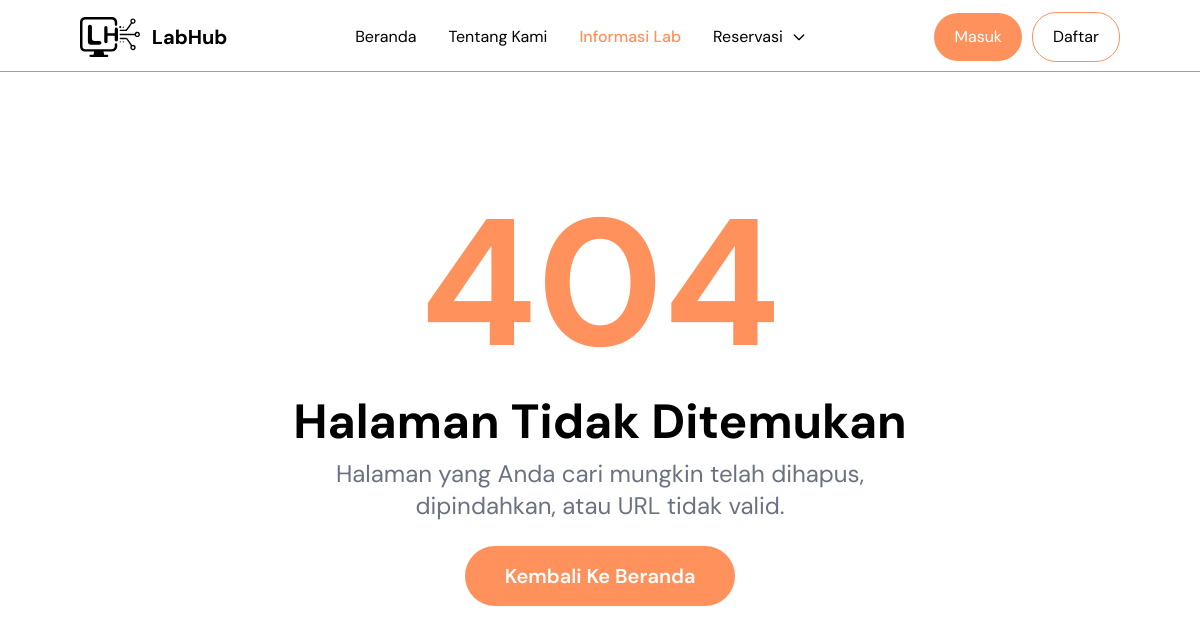
The page /index.php?page=detail_lab&lab=lab-insyide on the database as committed earlier.
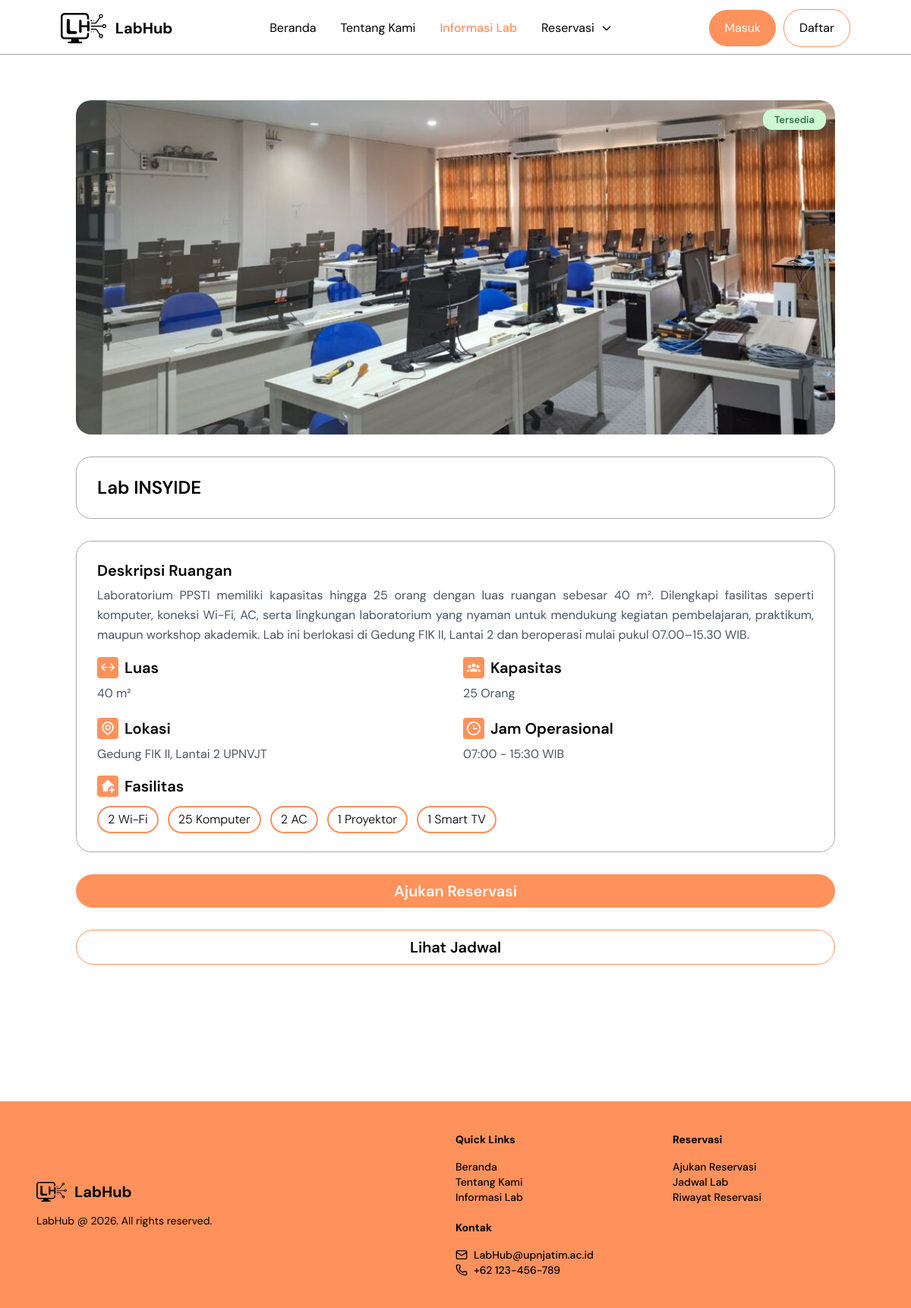
The same page on the database as committed later.
### tables this page shows
CREATE TABLE `labs` (
  `id` int NOT NULL,
  `nama_lab` varchar(100) NOT NULL,
  `kode_lab` varchar(10) NOT NULL,
  `kategori` varchar(100) DEFAULT NULL,
  `lokasi` varchar(100) DEFAULT NULL,
  `luas` int DEFAULT NULL,
  `kapasitas` int DEFAULT '0',
  `fasilitas` text,
  `deskripsi` text,
  `gambar` varchar(255) DEFAULT NULL,
  `jam_buka` time NOT NULL,
  `jam_tutup` time NOT NULL,
  `status` enum('Tersedia','Perbaikan','Non-aktif') DEFAULT 'Tersedia',
  `created_at` timestamp NULL DEFAULT CURRENT_TIMESTAMP,
  `slug` varchar(255) DEFAULT NULL
);

### pages/detail_lab.php (the view, shortened to what the changed rows need)
<?php
include __DIR__ . "/../config/config.php";
$slug =
    $_GET['lab'] ?? '';
$stmt = mysqli_prepare(
    $conn,
    "SELECT *
    FROM labs
    WHERE slug = ?"
);
mysqli_stmt_bind_param(
    $stmt,
    "s",
    $slug
);
mysqli_stmt_execute($stmt);
$result =
    mysqli_stmt_get_result(
        $stmt
    );
$lab =
    mysqli_fetch_assoc(
        $result
    );
if (!$lab) {
    include __DIR__ .
        "/404.php";
    exit;
}
$fasilitas =
    explode(
        ",",
        $lab['fasilitas']
    );
?>
<section class="
        py-15
        mt-18
        px-5 sm:px-15 md:px-25
    ">
    <div class="flex flex-col gap-5 md:gap-7.25">
        <div class="relative">
            <img src="<?= $lab['gambar']; ?>" alt="<?= $lab['nama_lab']; ?>" class="
                    w-full
                    md:h-110
                    h-50
                    object-cover
                    rounded-[20px]
                ">
            <span class="
absolute top-3 right-3 px-3.75 py-1.25 font-semibold text-xs md:text-[13px] rounded-xl text-center
                        <?=
                            $lab['status'] == 'Tersedia'
                            ?
                            'bg-[#CFF7D3] text-[#307445]'
                            :
                            (
                                $lab['status'] == 'Perbaikan'
                                ?
                                'bg-[#FFF1C2] text-[#BF6A02]'
                                :
                                'bg-[#FDD3D0] text-[#EE3835]'
                            )
                            ?>
                    ">
                <?= $lab['status']; ?>
            </span>
        </div>
        <div class="
                    flex flex-col
                    border
                    border-[#AAAAAA]
                    rounded-[20px]
                    px-4
                    md:px-6.75
                    py-3.75
                    md:py-6
                ">
            <h1 class=" text-xl
                        md:text-2xl
                        font-semibold
                    ">
                <?= $lab['nama_lab']; ?>
            </h1>
        </div>
        <div class="md:border
                    md:border-[#AAAAAA]
                    rounded-[20px]
                    px-4
                    md:px-6.75
                    py-6
                    gap-4
                    flex flex-col
                    ">
            <div class="
                    flex flex-col
                    gap-1.5
                ">
                <h2 class="
                md:text-xl
                text-lg
                        font-semibold
                    ">
                    Deskripsi Ruangan
                </h2>
                <p class="
                        text-base
                        text-gray-600
                        leading-relaxed
                        text-justify
                    ">
                    <?= $lab['deskripsi']; ?>
                </p>
            </div>
            <div class="
                    grid
                    grid-cols-1
                    md:grid-cols-2
                    gap-5
                ">
                <div>
                    <div class="flex flex-row gap-2 items-center">
                        <h3 class="
                            font-semibold
                            text-xl
                        ">
                            Luas
                        </h3>
                    </div>
                    <p class="
                            text-gray-600
                            mt-2
                        ">
                        <?= $lab['luas']; ?> m²
                    </p>
                </div>
                <div>
                    <div class="flex flex-row gap-2 items-center">
                        <h3 class="
                            font-semibold
                            text-xl
                        ">
                            Kapasitas
                        </h3>
                    </div>
                    <p class="
                            text-gray-600 mt-2
                        ">
                        <?= $lab['kapasitas']; ?> Orang
                    </p>
                </div>
                <div>
                    <div class="flex flex-row gap-2 items-center">
                        <h3 class="
                            font-semibold
                            text-xl
                        ">
                            Lokasi
                        </h3>
                    </div>
                    <p class="
                            text-gray-600 mt-2
                        ">
                        <?= $lab['lokasi']; ?>
                    </p>
                </div>
                <div>
                    <div class="flex gap-2 items-center">
                        <h3 class="
                            font-semibold
                            text-xl
                        ">
                            Jam Operasional
                        </h3>
                    </div>
                    <p class="
                            text-gray-600 mt-2
                        ">
                        <?= substr($lab['jam_buka'], 0, 5); ?>
                        -
                        <?= substr($lab['jam_tutup'], 0, 5); ?>
                        WIB
                    </p>
                </div>
            </div>
            <div class="
                    flex flex-col
                    gap-3
                ">
                <div class="flex gap-2 items-center">
                    <h2 class="
                        text-xl
                        font-semibold
                    ">
                        Fasilitas
                    </h2>
                </div>
                <div class="
                        flex flex-wrap
                        gap-3
                    ">
                    <?php foreach (
                        $fasilitas
                        as $item
                    ): ?>
                        <span class="
                               font-light text-sm md:text-base border-2 text-center hover:bg-[#FF925C] hover:text-white hover:-translate-y-0.5 transition duration-300 border-[#FF925C] rounded-full px-3 py-1
                            ">
                            <?= trim($item); ?>
                        </span>
                    <?php endforeach; ?>
                </div>
            </div>
        </div>
        <?php if (isset($_SESSION['is_login'])): ?>
            <a href="index.php?page=ajukan_reservasi" class="w-full p-2 flex justify-center items-center text-center rounded-full font-semibold text-base md:text-xl text-white <?= $lab['status'] == 'Tersedia'
                ? 'bg-[#FF925C] cursor-pointer'
                : 'bg-gray-300 cursor-not-allowed pointer-events-none' ?>">
                Ajukan Reservasi
            </a><?php else: ?>
            <a href="index.php?page=login" class="w-full p-2 flex justify-center items-center text-center rounded-full font-semibold text-base md:text-xl text-white <?= $lab['status'] == 'Tersedia'
                ? 'bg-[#FF925C] cursor-pointer'
                : 'bg-gray-300 cursor-not-allowed pointer-events-none' ?>">
                Ajukan Reservasi
            </a>
        <?php endif; ?>
        <a href="index.php?page=jadwal_lab"
            class="w-full p-2 flex justify-center items-center text-center rounded-full font-semibold text-base md:text-xl text-black border border-[#FF925C]
        <?= $lab['status'] == 'Tersedia' ? 'cursor-pointer hover:bg-[#FF925C] hover:text-white' : 'cursor-not-allowed pointer-events-none' ?>">
            Lihat Jadwal
        </a>
    </div>
</section>

### pages/404.php
<section class="
        min-h-screen
        flex
        items-center
        justify-center
        px-5
    ">
    <div class="
            flex flex-col
            items-center
            text-center
            gap-6
        ">
        <h1 class="
                text-[120px]
                md:text-[180px]
                font-bold
                leading-none
                text-[#FF925C]
            ">
            404
        </h1>
        <div class="
                flex flex-col
                gap-3
            ">
            <h2 class="
                    text-4xl
                    md:text-5xl
                    font-bold
                ">
                Halaman Tidak Ditemukan
            </h2>
            <p class="
                    text-lg
                    md:text-2xl
                    text-gray-500
                    max-w-2xl
                ">
                Halaman yang Anda cari
                mungkin telah dihapus,
                dipindahkan,
                atau URL tidak valid.
            </p>
        </div>
        <a href="index.php" class="
                bg-[#FF925C]
                text-white
                px-10
                py-4
                rounded-full
                text-xl
                font-semibold
                hover:opacity-90
                transition
            ">
            Kembali Ke Beranda
        </a>
    </div>
</section>

### components/footer.php
<footer
    class="bg-[#FF925C] py-10 px-6 md:px-10 lg:px-12 grid grid-cols-1 md:grid-cols-2 text-black text-sm items-center mt-30 ">
    <div class="space-y-2 flex flex-col">
        <div class="flex items-center mb-3.5 gap-2.5">
            <img src="../assets/images/logo-labhub.svg" alt="LabHub Logo" class="w-10">
            <h2 class="text-xl font-bold">
                LabHub
            </h2>
        </div>
        <p class="text-sm">
            LabHub @ 2026. All rights reserved.
        </p>
    </div>
    <div class="grid grid-cols-1 md:grid-cols-2 xl:grid-cols-3 gap-5">
        <div class="flex flex-col gap-4">
            <h2 class="font-bold">
                Quick Links
            </h2>
            <div class="flex flex-col font-medium text-sm">
                <a href="index.php?page=beranda" class="hover:opacity-60">Beranda</a>
                <a href="index.php?page=tentang_kami" class="hover:opacity-60">Tentang Kami</a>
                <a href="index.php?page=informasi_lab" class="hover:opacity-60">Informasi Lab</a>
            </div>
        </div>
        <div class="flex flex-col gap-4">
            <h2 class="font-bold">
                Reservasi
            </h2>
            <div class="flex flex-col font-medium text-sm">
                <a href="index.php?page=ajukan_reservasi" class="hover:opacity-60">
                    Ajukan Reservasi
                </a>
                <a href="index.php?page=jadwal_lab" class="hover:opacity-60">
                    Jadwal Lab
                </a>
                <a href="index.php?page=riwayat_reservasi" class="hover:opacity-60">
                    Riwayat Reservasi
                </a>
            </div>
        </div>
        <div class="flex flex-col gap-4">
            <h2 class="font-bold">Kontak</h2>
            <div class="flex flex-col font-medium text-sm">
                <div class="flex items-center gap-2 hover:opacity-60 cursor-pointer">
                    <i data-lucide="mail" class="w-4 h-4"></i>
                    <p class="break-all">
                        LabHub@upnjatim.ac.id
                    </p>
                </div>
                <div class="flex items-center gap-2 hover:opacity-60 cursor-pointer">
                    <i data-lucide="phone" class="w-4 h-4"></i>
                    <p>
                        +62 123-456-789
                    </p>
                </div>
            </div>
        </div>
    </div>
</footer>

Rows that differ between the two databases and show on the page:
added labs: gambar (picture), status "Tersedia", nama_lab "Lab INSYIDE", deskripsi "Laboratorium PPSTI memiliki kapasitas hingga 25 orang dengan luas ruangan sebesar 40 m². Dilengkapi fasilitas seperti komputer, koneksi Wi-Fi, AC, serta lingkungan laboratorium yang nyaman untuk mendukung kegiatan pembelajaran, praktikum, maupun workshop akademik. Lab ini berlokasi di Gedung FIK II, Lantai 2 dan beroperasi mulai pukul 07.00–15.30 WIB.", luas "40", kapasitas "25", lokasi "Gedung FIK II, Lantai 2 UPNVJT", jam_buka "07:00", jam_tutup "15:30", fasilitas "2 Wi-Fi", fasilitas "25 Komputer", fasilitas "2 AC", fasilitas "1 Proyektor", fasilitas "1 Smart TV"
Other text that changed with them:
text no longer shown: "404 Halaman Tidak Ditemukan Halaman yang Anda cari mungkin telah dihapus, dipindahkan, atau URL tidak valid. Kembali Ke Beranda"
text now shown: "Deskripsi Ruangan Luas m² Kapasitas Orang Lokasi Jam Operasional - WIB Fasilitas Ajukan Reservasi Lihat Jadwal LabHub LabHub @ 2026. All rights reserved. Quick Links Beranda Tentang Kami Informasi Lab Reservasi Ajukan Reservasi Jadwal Lab Riwayat Reservasi Kontak LabHub@upnjatim.ac.id +62 123-456-789"
